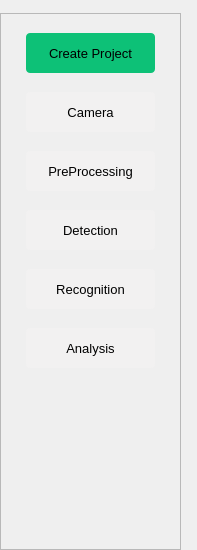
         <widget class="QWidget" name="createProject_Grid" native="true">
          <property name="minimumSize">
           <size>
            <width>180</width>
            <height>550</height>
           </size>
          </property>
          <property name="maximumSize">
           <size>
            <width>197</width>
            <height>16777215</height>
           </size>
          </property>
          <layout class="QVBoxLayout" name="verticalLayout_16">
           <property name="spacing">
            <number>0</number>
           </property>
           <property name="leftMargin">
            <number>0</number>
           </property>
           <property name="topMargin">
            <number>0</number>
           </property>
           <property name="rightMargin">
            <number>0</number>
           </property>
           <property name="bottomMargin">
            <number>0</number>
           </property>
           <item>
            <spacer name="verticalSpacer">
             <property name="orientation">
              <enum>Qt::Vertical</enum>
             </property>
             <property name="sizeType">
              <enum>QSizePolicy::Fixed</enum>
             </property>
             <property name="sizeHint" stdset="0">
              <size>
               <width>20</width>
               <height>13</height>
              </size>
             </property>
            </spacer>
           </item>
           <item>
            <widget class="QFrame" name="frame_12">
             <property name="sizePolicy">
              <sizepolicy hsizetype="Preferred" vsizetype="Expanding">
               <horstretch>0</horstretch>
               <verstretch>0</verstretch>
              </sizepolicy>
             </property>
             <property name="maximumSize">
              <size>
               <width>181</width>
               <height>598</height>
              </size>
             </property>
             <property name="styleSheet">
              <string notr="true">QPushButton{
	border-radius:4px;
	background-color:#F2F1F1;
}</string>
             </property>
             <property name="frameShape">
              <enum>QFrame::StyledPanel</enum>
             </property>
             <property name="frameShadow">
              <enum>QFrame::Raised</enum>
             </property>
             <layout class="QVBoxLayout" name="verticalLayout_15">
              <property name="spacing">
               <number>0</number>
              </property>
              <property name="leftMargin">
               <number>25</number>
              </property>
              <property name="topMargin">
               <number>0</number>
              </property>
              <property name="rightMargin">
               <number>25</number>
              </property>
              <property name="bottomMargin">
               <number>0</number>
              </property>
              <item>
               <widget class="QPushButton" name="createProjectButton">
                <property name="sizePolicy">
                 <sizepolicy hsizetype="Expanding" vsizetype="Expanding">
                  <horstretch>0</horstretch>
                  <verstretch>0</verstretch>
                 </sizepolicy>
                </property>
                <property name="maximumSize">
                 <size>
                  <width>16777215</width>
                  <height>40</height>
                 </size>
                </property>
                <property name="font">
                 <font>
                  <family>Arial</family>
                  <pointsize>10</pointsize>
                 </font>
                </property>
                <property name="styleSheet">
                 <string notr="true">QPushButton{
	background-color:#0DC177;
	border-radius:4px;
}</string>
                </property>
                <property name="text">
                 <string>Create Project</string>
                </property>
               </widget>
              </item>
              <item>
               <widget class="QPushButton" name="cameraButton">
                <property name="sizePolicy">
                 <sizepolicy hsizetype="Minimum" vsizetype="Expanding">
                  <horstretch>0</horstretch>
                  <verstretch>0</verstretch>
                 </sizepolicy>
                </property>
                <property name="maximumSize">
                 <size>
                  <width>16777215</width>
                  <height>40</height>
                 </size>
                </property>
                <property name="font">
                 <font>
                  <family>Arial</family>
                  <pointsize>10</pointsize>
                 </font>
                </property>
                <property name="styleSheet">
                 <string notr="true"/>
                </property>
                <property name="text">
                 <string>Camera</string>
                </property>
               </widget>
              </item>
              <item>
               <widget class="QPushButton" name="preprocessingButton">
                <property name="sizePolicy">
                 <sizepolicy hsizetype="Minimum" vsizetype="Fixed">
                  <horstretch>0</horstretch>
                  <verstretch>0</verstretch>
                 </sizepolicy>
                </property>
                <property name="maximumSize">
                 <size>
                  <width>16777215</width>
                  <height>40</height>
                 </size>
                </property>
                <property name="font">
                 <font>
                  <family>Arial</family>
                  <pointsize>10</pointsize>
                 </font>
                </property>
                <property name="text">
                 <string>PreProcessing</string>
                </property>
               </widget>
              </item>
              <item>
               <widget class="QPushButton" name="detectionButton">
                <property name="sizePolicy">
                 <sizepolicy hsizetype="Minimum" vsizetype="Expanding">
                  <horstretch>0</horstretch>
                  <verstretch>0</verstretch>
                 </sizepolicy>
                </property>
                <property name="maximumSize">
                 <size>
                  <width>16777215</width>
                  <height>40</height>
                 </size>
                </property>
                <property name="font">
                 <font>
                  <family>Arial</family>
                  <pointsize>10</pointsize>
                 </font>
                </property>
                <property name="styleSheet">
                 <string notr="true"/>
                </property>
                <property name="text">
                 <string>Detection</string>
                </property>
               </widget>
              </item>
              <item>
               <widget class="QPushButton" name="recognitionButton">
                <property name="sizePolicy">
                 <sizepolicy hsizetype="Minimum" vsizetype="Expanding">
                  <horstretch>0</horstretch>
                  <verstretch>0</verstretch>
                 </sizepolicy>
                </property>
                <property name="maximumSize">
                 <size>
                  <width>16777215</width>
                  <height>40</height>
                 </size>
                </property>
                <property name="font">
                 <font>
                  <family>Arial</family>
                  <pointsize>10</pointsize>
                 </font>
                </property>
                <property name="styleSheet">
                 <string notr="true"/>
                </property>
                <property name="text">
                 <string>Recognition</string>
                </property>
               </widget>
              </item>
              <item>
               <widget class="QPushButton" name="analysisButton">
                <property name="sizePolicy">
                 <sizepolicy hsizetype="Minimum" vsizetype="Expanding">
                  <horstretch>0</horstretch>
                  <verstretch>0</verstretch>
                 </sizepolicy>
                </property>
                <property name="maximumSize">
                 <size>
                  <width>16777215</width>
                  <height>40</height>
                 </size>
                </property>
                <property name="font">
                 <font>
                  <family>Arial</family>
                  <pointsize>10</pointsize>
                 </font>
                </property>
                <property name="text">
                 <string>Analysis</string>
                </property>
               </widget>
              </item>
              <item>
               <spacer name="verticalSpacer_12">
                <property name="orientation">
                 <enum>Qt::Vertical</enum>
                </property>
                <property name="sizeType">
                 <enum>QSizePolicy::Fixed</enum>
                </property>
                <property name="sizeHint" stdset="0">
                 <size>
                  <width>20</width>
                  <height>159</height>
                 </size>
                </property>
               </spacer>
              </item>
             </layout>
            </widget>
           </item>
          </layout>
         </widget>
